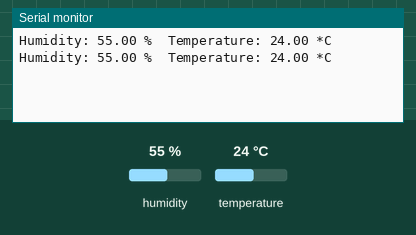
Bench run of a sketch on a simulated Arduino Uno, built with avr-gcc and run on an emulated ATmega328P. On the bench: the last lines printed to the serial monitor. Inputs (shaded band) come from the test bench; at power-on: humidity 55 %, temperature 24 °C.

Above: at 2.8 s.
2.9 s: humidity set to 22 %
At 4.7 s:
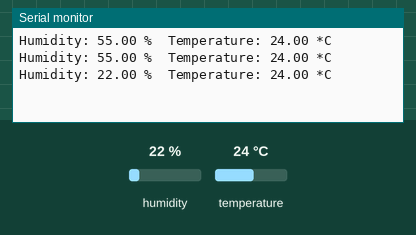
5.6 s: temperature set to 12 °C
At 6.5 s:
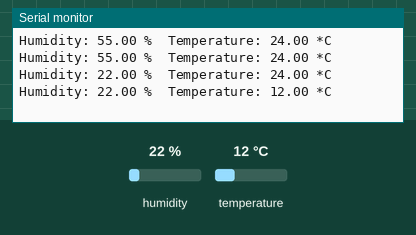
8.3 s: humidity set to 40 %
At 11.2 s:
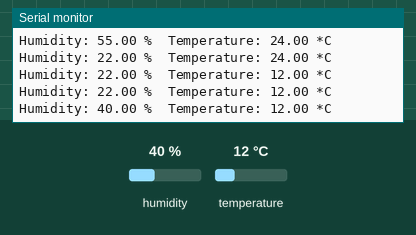
Timing chart, 0 to 12.7 s (numbered marks = the images above; inputs shaded):
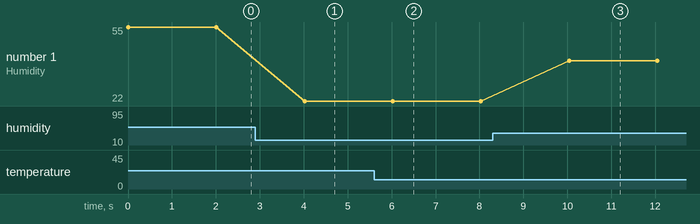

Measured:
- after the input at 2.9 s, the serial monitor: prints a new line after 1.1 s (image 1)
- after the input at 5.6 s, the serial monitor: prints a new line after 0.42 s (image 2)
- after the input at 8.3 s, the serial monitor: prints a new line after 1.7 s (image 3)
- plotted number 1: 55 → 22 after the input at 2.9 s, 22 → 40 after the input at 8.3 s

The sketch:

airHT_sensor.ino
```cpp
#include "DHT.h"

#define DHTPIN 2        // SDA 핀의 설정
#define DHTTYPE DHT22   // DHT22 (AM2302) 센서종류 설정

DHT dht(DHTPIN, DHTTYPE);

void setup() {
  Serial.begin(9600);
  dht.begin();
}

void loop() {
  // 센서의 온도와 습도를 읽어온다.
  float h = dht.readHumidity();
  float t = dht.readTemperature();

  if (isnan(t) || isnan(h)) {
    //값 읽기 실패시 시리얼 모니터 출력
    Serial.println("Failed to read from DHT");
  } else {
    //온도, 습도 표시 시리얼 모니터 출력
    Serial.print("Humidity: ");
    Serial.print(h);
    Serial.print(" %\t");
    Serial.print("Temperature: ");
    Serial.print(t);
    Serial.println(" *C");
  }
  delay(2000);
}
```
